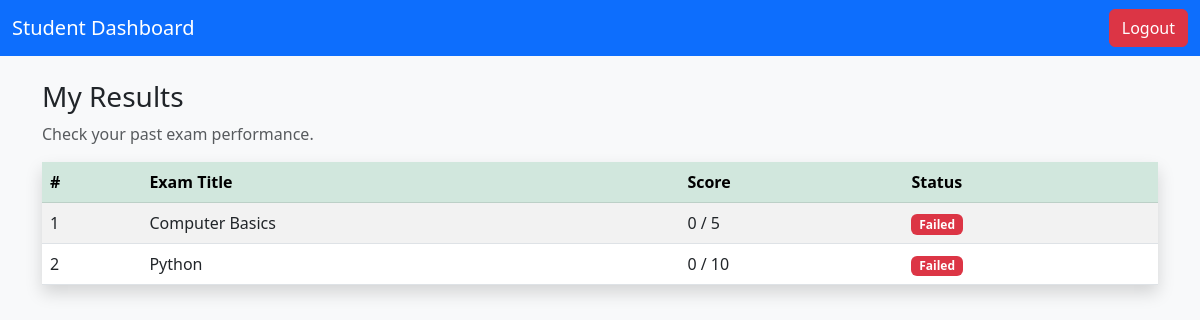
Screenshot of /student/results (signed in) with the database file from the repository.
### models/result.py (models this page shows)
class Result(db.Model):
    __tablename__ = "results"
    id = db.Column(db.Integer, primary_key=True)
    user_id = db.Column(db.Integer, db.ForeignKey("users.id"), nullable=False)
    exam_id = db.Column(db.Integer, db.ForeignKey("exams.id"), nullable=False)
    score = db.Column(db.Integer, nullable=False)
    percentile = db.Column(db.Float, nullable=True)
    answers = db.relationship(
        "Answer", backref="result", cascade="all, delete-orphan", lazy=True
    )

### models/exam.py (models this page shows)
class Exam(db.Model):
    __tablename__ = "exams"
    id = db.Column(db.Integer, primary_key=True)
    title = db.Column(db.String(100), nullable=False)
    duration = db.Column(db.Integer, nullable=False, default=30)
    created_by = db.Column(db.Integer, db.ForeignKey("users.id"), nullable=False)
    questions = db.relationship("Question", backref="exam", cascade="all, delete-orphan", lazy=True)
    results = db.relationship("Result", backref="exam", cascade="all, delete-orphan", lazy=True)
    enrollments = db.relationship("Enrollment", back_populates="exam", lazy=True, cascade="all, delete-orphan")
    creator = db.relationship("User", back_populates="exams")

### routes/student_routes.py (the view)
@student_bp.route("/results")
@login_required
def results():
    if current_user.role != "student":
        return "Unauthorized", 403
    results = Result.query.filter_by(user_id=current_user.id).all()
    return render_template("student_results.html", results=results)

### app.py (called while the page is built)
def create_app():
    app = Flask(__name__, instance_relative_config=True)
    app.config.from_object("config.Config")
    app.config.from_pyfile("config.py", silent=True)
    db.init_app(app)
    login_manager.init_app(app)
    @login_manager.user_loader
    def load_user(user_id):
        return User.query.get(int(user_id))
    app.register_blueprint(auth_bp)
    app.register_blueprint(admin_bp)
    app.register_blueprint(student_bp)
    @app.route("/")
    def index():
        return render_template("landing.html")   # shows login/register options
    return app

### templates/student_results.html (shortened to what this page needs)
<!DOCTYPE html>
<html lang="en">
<head>
  <link href="https://cdn.jsdelivr.net/npm/bootstrap@5.3.0/dist/css/bootstrap.min.css" rel="stylesheet">
</head>
<body class="bg-light">
  <nav class="navbar navbar-dark bg-primary">
    <div class="container-fluid">
      <a class="navbar-brand" href="{{ url_for('student.dashboard') }}">Student Dashboard</a>
      <a href="{{ url_for('auth.logout') }}" class="btn btn-danger">Logout</a>
    </div>
  </nav>
  <div class="container mt-4">
    <h3>My Results</h3>
    <p class="text-muted">Check your past exam performance.</p>
    <table class="table table-striped table-hover shadow">
      <thead class="table-success">
        <tr>
          <th>#</th>
          <th>Exam Title</th>
          <th>Score</th>
          <th>Status</th>
        </tr>
      </thead>
      <tbody>
        {% if results %}
        {% for res in results %}
        <tr>
          <td>{{ loop.index }}</td>
          <td>{{ res.exam.title }}</td>
          <td>{{ res.score }} / {{ res.exam.questions|length }}</td>
          <td>
            {% set pass_marks = (res.exam.questions|length * 0.35) | round(0, 'ceil') %}
            {% if res.score >= pass_marks %}
            <span class="badge bg-success">Passed</span>
            {% else %}
            <span class="badge bg-danger">Failed</span>
            {% endif %}
          </td>
        </tr>
        {% endfor %}
        {% else %}
        <tr>
          <td colspan="5" class="text-center text-muted">No results found.</td>
        </tr>
        {% endif %}
      </tbody>
    </table>
  </div>
</body>
</html>

### rows the page displays
Result: exam "Computer Basics", score "0", exam.questions|length "5", shows "Failed"
Result: exam "Python", score "0", exam.questions|length "10", shows "Failed"
